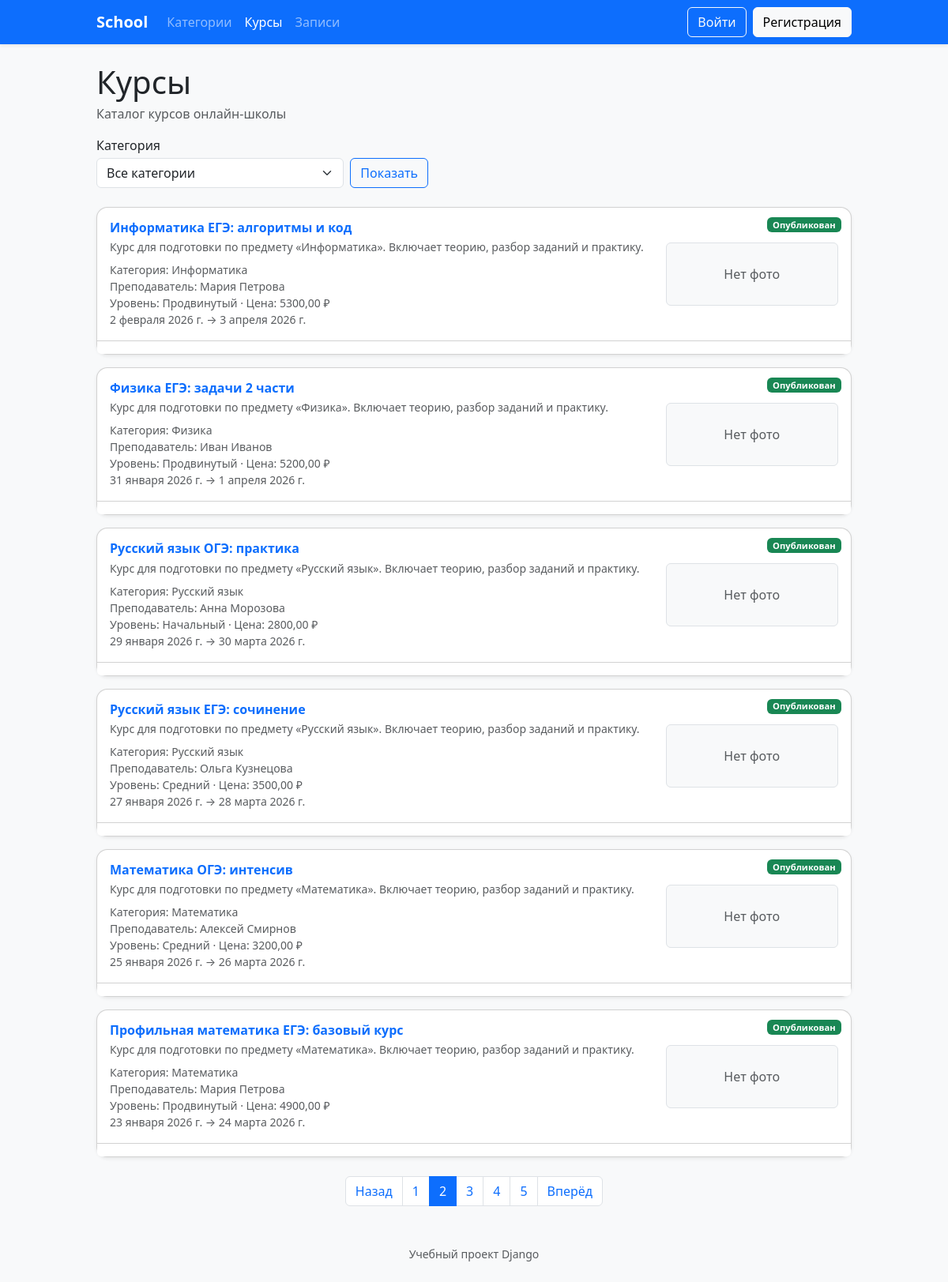
Screenshot of /?page=2 with the database file from the repository.
### school/models.py (models this page shows, shortened)
class Course(models.Model):
    LEVEL_CHOICES = [
        ("beginner", "Начальный"),
        ("intermediate", "Средний"),
        ("advanced", "Продвинутый"),
    ]
    category = models.ForeignKey(
        Category,
        on_delete=models.CASCADE,
        verbose_name="Категория"
    )
    teacher = models.ForeignKey(
        User,
        on_delete=models.SET_NULL,
        null=True,
        verbose_name="Преподаватель"
    )
    title = models.CharField("Название курса", max_length=255)
    description = models.TextField("Описание")
    image = models.ImageField(
        "Обложка курса",
        upload_to="courses/",
        blank=True,
        null=True,
    )
    price = models.DecimalField("Цена", max_digits=8, decimal_places=2)
    level = models.CharField(
        "Уровень",
        max_length=20,
        choices=LEVEL_CHOICES,
        default="beginner",
    )
    start_date = models.DateField("Дата старта", default=timezone.now)
    end_date = models.DateField("Дата окончания", default=timezone.now)
    is_published = models.BooleanField("Опубликован", default=True)
    created_at = models.DateTimeField("Дата создания", auto_now_add=True)
    updated_at = models.DateTimeField("Дата обновления", auto_now=True)
    history = HistoricalRecords()
    class Meta:
        verbose_name = "Курс"
        verbose_name_plural = "Курсы"
        constraints = [
            models.UniqueConstraint(
                fields=["category", "title"],
                name="unique_course_title_per_category",
            )
        ]

class Category(models.Model):
    name = models.CharField("Название категории", max_length=255)
    description = models.TextField("Описание", blank=True)
    class Meta:
        verbose_name = "Категория курса"
        verbose_name_plural = "Категории курсов"

### school/views.py (the view)
# urls.py: path("", CourseListView.as_view(), name="course_list"),
class CourseListView(ListView):
    model = Course
    template_name = "school/course_list.html"
    context_object_name = "courses"
    paginate_by = 6
    def get_queryset(self):
        queryset = Course.objects.select_related("category", "teacher").order_by("-created_at")
        category_id = self.request.GET.get("category")
        if category_id:
            queryset = queryset.filter(category_id=category_id)
        return queryset
    def get_context_data(self, **kwargs):
        context = super().get_context_data(**kwargs)
        context["categories"] = Category.objects.order_by("name")
        context["selected_category"] = self.request.GET.get("category", "")
        return context

### school/templates/school/course_list.html (shortened to what this page needs)
{% extends "school/base.html" %}
{% block content %}
  <div class="d-flex justify-content-between align-items-center mb-3">
    <div>
      <h1 class="mb-1">Курсы</h1>
      <p class="text-muted mb-0">Каталог курсов онлайн-школы</p>
    </div>
  </div>
  <form class="row g-2 align-items-end mb-4" method="get">
    <div class="col-12 col-md-6 col-lg-4">
      <label class="form-label mb-1" for="category-filter">Категория</label>
      <select class="form-select" id="category-filter" name="category">
        <option value="">Все категории</option>
      </select>
    </div>
    <div class="col-12 col-md-auto">
      <button class="btn btn-outline-primary" type="submit">Показать</button>
    </div>
  </form>
  {% if courses %}
    <div class="row g-3">
      {% for course in courses %}
        <div class="col-12">
          <div class="card h-100 shadow-sm">
            <div class="card-body position-relative">
              <div class="row g-3 align-items-center">
                <div class="col-9">
                  <div class="d-flex justify-content-between align-items-start gap-2">
                    <h5 class="card-title mb-1 course-title">
                      <a class="stretched-link text-decoration-none" href="{% url 'school:course_detail' course.pk %}">
                        {{ course.title }}
                      </a>
                    </h5>
                  </div>
                  <p class="card-text text-muted mb-2 small">
                    {{ course.description|truncatechars:140 }}
                  </p>
                  <div class="text-muted small">
                    Категория: {{ course.category.name }}
                  </div>
                  <div class="text-muted small">
                    Преподаватель:
                    {{ course.teacher.get_full_name|default:course.teacher.username|default:"—" }}
                  </div>
                  <div class="text-muted small">
                    Уровень: {{ course.get_level_display }} · Цена: {{ course.price }} ₽
                  </div>
                  <div class="text-muted small">
                    {{ course.start_date }} → {{ course.end_date }}
                  </div>
                </div>
                <div class="col-3">
                  {% if course.image %}
                    <img
                      src="{{ course.image.url }}"
                      class="img-fluid rounded course-thumb"
                      alt="{{ course.title }}"
                    >
                  {% else %}
                    <div class="bg-light border rounded d-flex align-items-center justify-content-center text-muted course-thumb course-thumb--empty">
                      Нет фото
                    </div>
                  {% endif %}
                </div>
              </div>
              {% if course.is_published %}
                <span class="badge text-bg-success course-badge course-badge--corner">
                  Опубликован
                </span>
              {% else %}
                <span class="badge text-bg-secondary course-badge course-badge--corner">
                  Черновик
                </span>
              {% endif %}
            </div>
            <div class="card-footer bg-white d-flex gap-2">
            </div>
          </div>
        </div>
      {% endfor %}
    </div>
    {% if is_paginated %}
      <nav class="mt-4">
        <ul class="pagination justify-content-center">
          {% if page_obj.has_previous %}
            <li class="page-item">
              <a class="page-link" href="?page={{ page_obj.previous_page_number }}{% if selected_category %}&category={{ selected_category }}{% endif %}">Назад</a>
            </li>
          {% else %}
            <li class="page-item disabled"><span class="page-link">Назад</span></li>
          {% endif %}
          {% with total=page_obj.paginator.num_pages current=page_obj.number %}
            {% if total <= 5 %}
              {% for num in page_obj.paginator.page_range %}
                {% if num == current %}
                  <li class="page-item active">
                    <span class="page-link">{{ num }}</span>
                  </li>
                {% else %}
                  <li class="page-item">
                    <a class="page-link" href="?page={{ num }}{% if selected_category %}&category={{ selected_category }}{% endif %}">{{ num }}</a>
                  </li>
                {% endif %}
              {% endfor %}
            {% endif %}
          {% endwith %}
          {% if page_obj.has_next %}
            <li class="page-item">
              <a class="page-link" href="?page={{ page_obj.next_page_number }}{% if selected_category %}&category={{ selected_category }}{% endif %}">Вперёд</a>
            </li>
          {% else %}
            <li class="page-item disabled"><span class="page-link">Вперёд</span></li>
          {% endif %}
        </ul>
      </nav>
    {% endif %}
  {% else %}
    <div class="alert alert-info">
      Курсов пока нет. Добавьте первый курс.
    </div>
  {% endif %}
{% endblock %}

### school/static/school/styles.css (style rules this page uses)
.card { border-radius: 14px; transition: transform 0.15s ease, box-shadow 0.15s ease; }
.card-title { font-weight: 600; }
.card .stretched-link::after { z-index: 1; }
form label { font-weight: 500; }
form input, form textarea, form select { width: 100%; padding: 0.5rem 0.75rem; border: 1px solid #dee2e6; border-radius: 0.5rem; }
.btn { transition: transform 0.12s ease, box-shadow 0.12s ease, filter 0.12s ease; }
.course-thumb { width: 100%; height: 80px; object-fit: contain; }
.course-thumb--empty { height: 80px; }
.course-badge { align-self: flex-start; font-size: 0.7rem; }
.course-title { font-size: 1rem; }
.course-badge--corner { position: absolute; top: 12px; right: 12px; }

### rows the page displays
Course: title "Информатика ЕГЭ: алгоритмы и код", description "Курс для подготовки по предмету «Информатика». Включает теорию, разбор заданий и практику.", category.name "Информатика", teacher.get_full_name "Мария Петрова", level "Продвинутый", price "5300,00", start_date "2 февраля 2026 г.", end_date "3 апреля 2026 г.", image "Нет фото", is_published "Опубликован"
Course: title "Физика ЕГЭ: задачи 2 части", description "Курс для подготовки по предмету «Физика». Включает теорию, разбор заданий и практику.", category.name "Физика", teacher.get_full_name "Иван Иванов", level "Продвинутый", price "5200,00", start_date "31 января 2026 г.", end_date "1 апреля 2026 г.", image "Нет фото", is_published "Опубликован"
Course: title "Русский язык ОГЭ: практика", description "Курс для подготовки по предмету «Русский язык». Включает теорию, разбор заданий и практику.", category.name "Русский язык", teacher.get_full_name "Анна Морозова", level "Начальный", price "2800,00", start_date "29 января 2026 г.", end_date "30 марта 2026 г.", image "Нет фото", is_published "Опубликован"
Course: title "Русский язык ЕГЭ: сочинение", description "Курс для подготовки по предмету «Русский язык». Включает теорию, разбор заданий и практику.", category.name "Русский язык", teacher.get_full_name "Ольга Кузнецова", level "Средний", price "3500,00", start_date "27 января 2026 г.", end_date "28 марта 2026 г.", image "Нет фото", is_published "Опубликован"
Course: title "Математика ОГЭ: интенсив", description "Курс для подготовки по предмету «Математика». Включает теорию, разбор заданий и практику.", category.name "Математика", teacher.get_full_name "Алексей Смирнов", level "Средний", price "3200,00", start_date "25 января 2026 г.", end_date "26 марта 2026 г.", image "Нет фото", is_published "Опубликован"
Course: title "Профильная математика ЕГЭ: базовый курс", description "Курс для подготовки по предмету «Математика». Включает теорию, разбор заданий и практику.", category.name "Математика", teacher.get_full_name "Мария Петрова", level "Продвинутый", price "4900,00", start_date "23 января 2026 г.", end_date "24 марта 2026 г.", image "Нет фото", is_published "Опубликован"

### other values shown
{{ num }} "1" "3" "4" "5"
{{ num }} "2"
